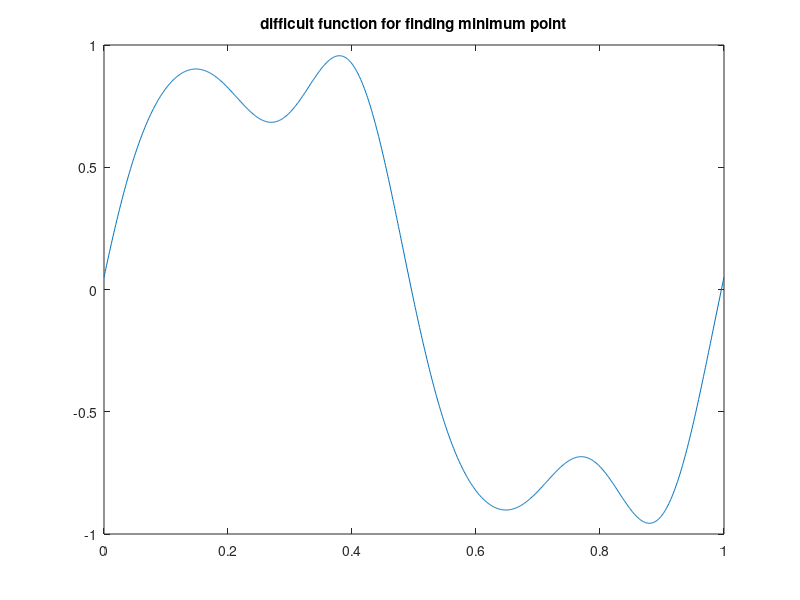

The MATLAB source for this figure:
x= 0:0.001:1;
y= sin(2*pi*x)+0.3*sin(2*pi*3*x)+0.05*cos(2*pi*5*x);
plot(x, y);
title('difficult function for finding minimum point');
